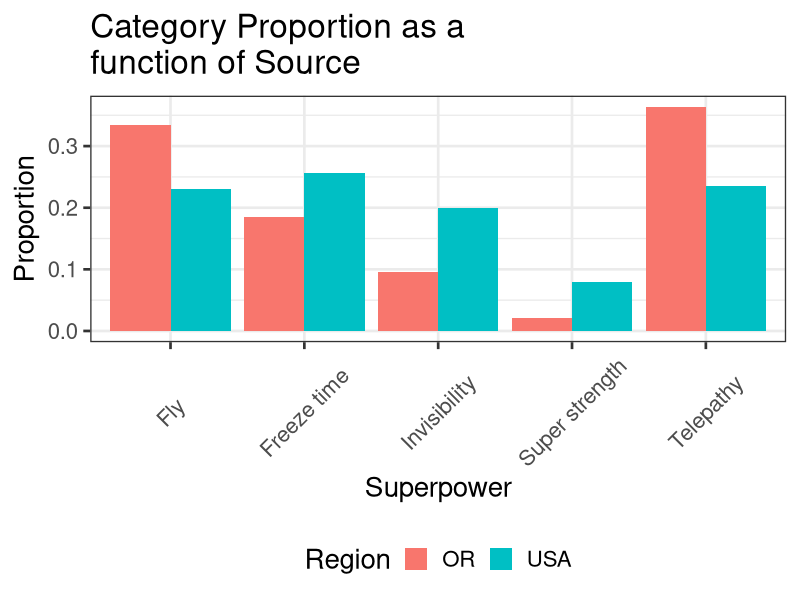
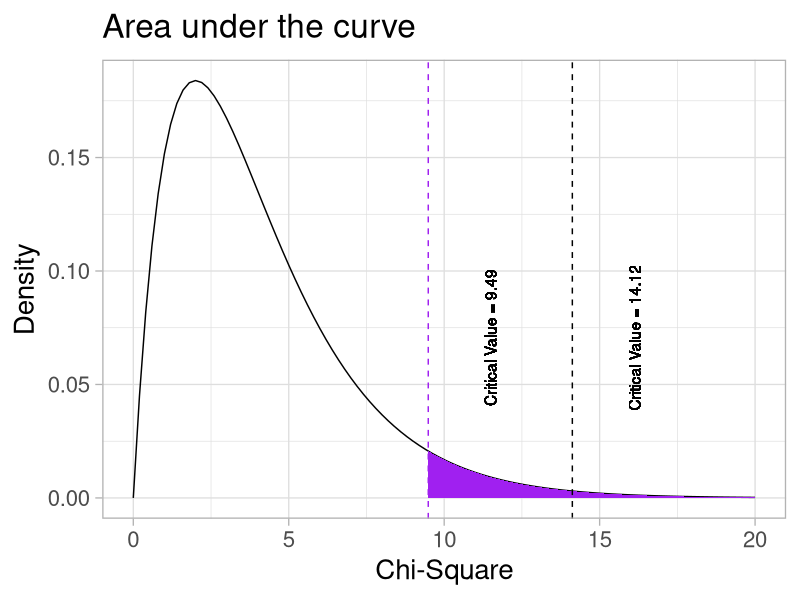
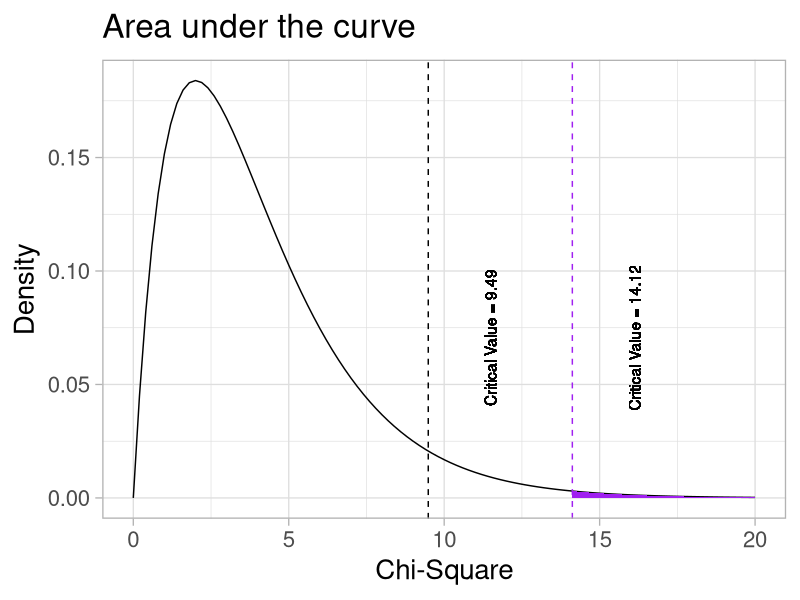

Source code (R) for these figures, in order:
## ---- chunk 1
library(here)
library(tidyverse)
library(psych)
library(knitr)
## ---- chunk 2
school = read_csv(here("data/census_at_school.csv"))
## ---- chunk 3
school %>%
  group_by(Superpower) %>%
  summarize(Frequency = n()) %>%
  mutate(Proportion = Frequency/sum(Frequency)) %>%
  kable(., format = "html", digits = 2)
## ---- chunk 4
school_usa = read_csv(here("data/census_at_school_usa.csv"))

school %>%
  full_join(select(school_usa, Region, Superpower)) %>%
  mutate(Region = ifelse(Region == "OR", "OR", "USA")) %>%
  filter(!is.na(Superpower)) %>%
  group_by(Region, Superpower) %>%
  summarize(Frequency = n()) %>%
  mutate(Proportion = Frequency/sum(Frequency)) %>%
  ggplot(aes(x = Superpower, y = Proportion, fill = Region)) +
  geom_bar(stat = "identity", position = "dodge") +
  ggtitle("Category Proportion as a \nfunction of Source") +
  theme_bw(base_size = 20) + theme(legend.position = "bottom", axis.text.x = element_text(angle = 45, vjust = .5))
## ---- chunk 5
school %>%
  full_join(select(school_usa, Region, Superpower)) %>%
  mutate(Region = ifelse(Region == "OR", "OR", "USA")) %>%
  filter(!is.na(Superpower)) %>%
  group_by(Region, Superpower) %>%
  summarize(Frequency = n()) %>%
  mutate(Proportion = Frequency/sum(Frequency)) %>%
  select(-Frequency) %>%
  spread(Region, Proportion) %>%
  kable(., col.names = c("Superpower", "OR Observed Proportion", "USA Proportion"), format = "html", digits = 2)
## ---- chunk 6
usa_freq = table(school_usa$Superpower)
usa_prop = usa_freq/sum(usa_freq)

school %>%
  filter(!is.na(Superpower)) %>%
  group_by(Superpower) %>%
  summarize(Frequency = n()) %>%
  mutate(Expected = usa_prop*247) %>%
  kable(., format = "html", digits = 2, col.names = c("Superpower", "Observed\nFreq", "Expected Freq"))
## ---- chunk 7
or_observed = table(school$Superpower)
or_expected = (table(school_usa$Superpower)/sum(table(school_usa$Superpower)))*247
or_observed
or_expected
## ---- chunk 8

## ---- chunk 9
(chi_square = sum((or_observed - or_expected)^2/or_expected))
## ---- chunk 10

## ---- chunk 11
(chi_square = sum((or_observed - or_expected)^2/or_expected))
(critical_val = qchisq(p = 0.95, df = length(or_expected)-1))
## ---- chunk 12

## ---- chunk 13
(chi_square = sum((or_observed - or_expected)^2/or_expected))
(critical_val = qchisq(p = 0.95, df = length(or_expected)-1))
(p_val = pchisq(q = chi_square, df = length(or_expected)-1, lower.tail = F))
## ---- chunk 14
data.frame(x = seq(0,20)) %>%
  ggplot(aes(x = x)) +
  stat_function(fun = function(x) dchisq(x, df = length(or_expected)-1), geom = "line") +
  stat_function(fun = function(x) dchisq(x, df = length(or_expected)-1), geom = "area", fill = "purple", 
                xlim =c(critical_val, 20)) +
  geom_vline(aes(xintercept = critical_val), linetype = 2, color = "purple")+
    geom_vline(aes(xintercept = chi_square), linetype = 2, color = "black")+
  geom_text(aes(x = critical_val+2, y = dchisq(critical_val, length(or_expected)-1) + .05, 
                label = paste("Critical Value =", round (critical_val,2))), angle = 90)+
    geom_text(aes(x = chi_square+2, y = dchisq(critical_val, length(or_expected)-1) + .05, 
                label = paste("Critical Value =", round (chi_square,2))), angle = 90)+
  labs(x = "Chi-Square", y = "Density", title = "Area under the curve") +
  theme_light(base_size = 20)
## ---- chunk 15
data.frame(x = seq(0,20)) %>%
  ggplot(aes(x = x)) +
  stat_function(fun = function(x) dchisq(x, df = length(or_expected)-1), geom = "line") +
  stat_function(fun = function(x) dchisq(x, df = length(or_expected)-1), geom = "area", fill = "purple", 
                xlim =c(chi_square, 20)) +
  geom_vline(aes(xintercept = critical_val), linetype = 2, color = "black")+
  geom_vline(aes(xintercept = chi_square), linetype = 2, color = "purple")+
  geom_text(aes(x = critical_val+2, y = dchisq(critical_val, length(or_expected)-1) + .05, 
                label = paste("Critical Value =", round (critical_val,2))), angle = 90)+
  geom_text(aes(x = chi_square+2, y = dchisq(critical_val, length(or_expected)-1) + .05, 
                label = paste("Critical Value =", round (chi_square,2))), angle = 90)+
  labs(x = "Chi-Square", y = "Density", title = "Area under the curve") +
  theme_light(base_size = 20)
